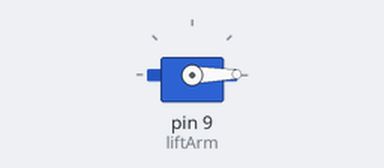
The sketch below on a simulated Arduino Uno, built with avr-gcc and run on an emulated ATmega328P. Shown: servo.

Above: at 0.05 s.
At 1.25 s:
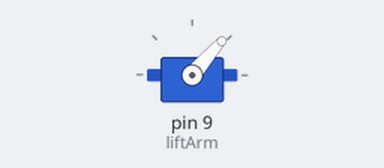
At 2.3 s:
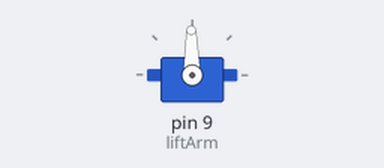
At 4.6 s:
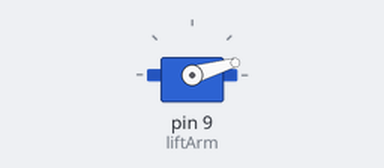
Timing chart, 0 to 6.5 s (numbered marks = the images above):
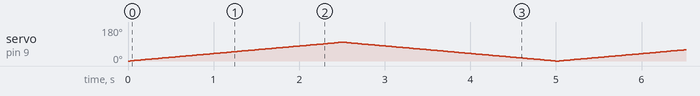

The sketch:

1.28-newProject.ino
```cpp
#include <Servo.h>

Servo liftArm;

void setup() {
  // put your setup code here, to run once:
  liftArm.attach(9);

  liftArm.write(0);
}

void loop() {
  // put your main code here, to run repeatedly:
  for (int i = 0; i < 100; i++) {
    liftArm.write(i);
    delay(25);
  }

  for (int i = 99; i >= 0; i--) {
    liftArm.write(i);
    delay(25);
  }

  // liftArm.write(90);
  // delay(2000);
  // liftArm.write(0);
  // delay(2000);
}
```
